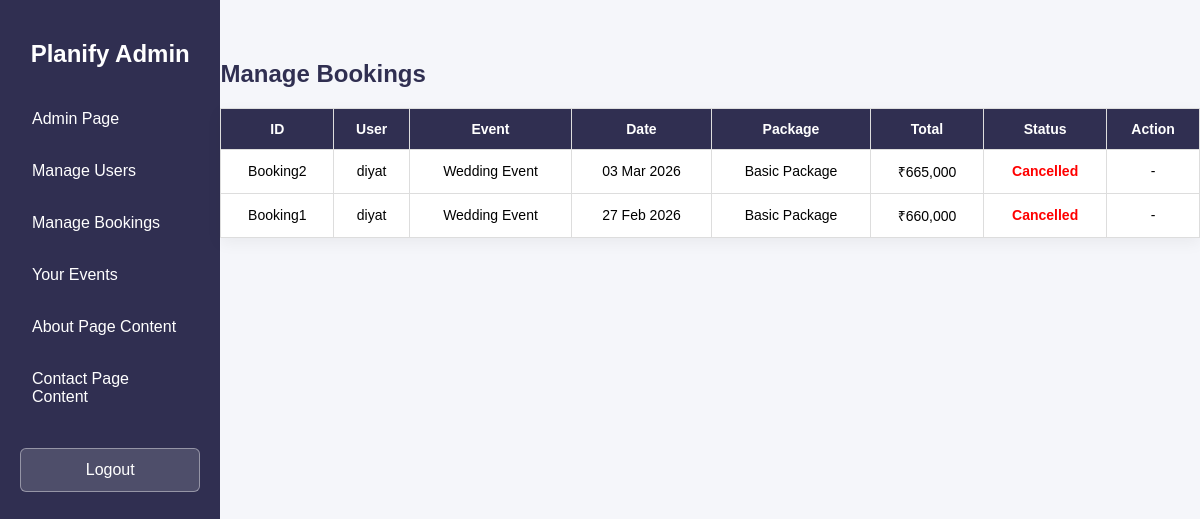
The app's page /admin/manage_bookings.php (signed in) with its own data.
### tables this page shows
CREATE TABLE `bookings` (
  `id` int(11) NOT NULL,
  `user_id` int(11) NOT NULL,
  `event_id` int(11) NOT NULL,
  `package_name` varchar(50) DEFAULT NULL,
  `package_price` decimal(10,2) DEFAULT NULL,
  `guests` int(11) DEFAULT NULL,
  `veg_qty` int(11) DEFAULT NULL,
  `nonveg_qty` int(11) DEFAULT NULL,
  `event_date` date DEFAULT NULL,
  `total_amount` decimal(10,2) DEFAULT NULL,
  `advance_amount` decimal(10,2) DEFAULT NULL,
  `remaining_amount` decimal(10,2) DEFAULT NULL,
  `status` varchar(20) DEFAULT 'Pending',
  `booking_date` timestamp NOT NULL DEFAULT current_timestamp()
);

CREATE TABLE `users` (
  `id` int(11) NOT NULL,
  `username` varchar(100) NOT NULL,
  `email` varchar(150) NOT NULL,
  `phone` varchar(15) NOT NULL,
  `password` varchar(255) NOT NULL,
  `created_at` timestamp NOT NULL DEFAULT current_timestamp()
);

CREATE TABLE `events` (
  `id` int(11) NOT NULL,
  `event_name` varchar(100) NOT NULL,
  `description` text NOT NULL,
  `image` varchar(255) DEFAULT NULL
);

### admin/manage_bookings.php (the view, shortened to what this page needs)
<?php
require_once "../config/db.php";
$query = "
SELECT
    b.id,
    b.package_name,
    b.booking_date,
    b.total_amount,
    b.status,
    u.username AS user_name,
    e.event_name
FROM bookings b
JOIN users u ON b.user_id = u.id
JOIN events e ON b.event_id = e.id
ORDER BY b.id DESC
";
$result = mysqli_query($conn, $query);
?>
<!DOCTYPE html>
<html lang="en">
<head>
    <link rel="stylesheet" href="admin.css">
</head>
<body>
    <?php include("admin_header.php"); ?>
    <?php include("admin_sidebar.php"); ?>
    <div class="container">
        <h2 class="page-title">Manage Bookings</h2>
        <table>
            <thead>
                <tr>
                    <th>ID</th>
                    <th>User</th>
                    <th>Event</th>
                    <th>Date</th>
                    <th>Package</th>
                    <th>Total</th>
                    <th>Status</th>
                    <th>Action</th>
                </tr>
            </thead>
            <tbody>
                <?php while ($row = mysqli_fetch_assoc($result)) { ?>
                    <tr>
                        <td>Booking<?php echo $row['id']; ?></td>
                        <td><?php echo htmlspecialchars($row['user_name']); ?></td>
                        <td><?php echo htmlspecialchars($row['event_name']); ?></td>
                        <td><?php echo date("d M Y", strtotime($row['booking_date'])); ?></td>
                        <td><?php echo htmlspecialchars($row['package_name']); ?></td>
                        <td>₹<?php echo number_format($row['total_amount']); ?></td>
                        <td>
                            <?php if ($row['status'] == 'Pending') { ?>
                                <span class="status-pending">Pending</span>
                            <?php } elseif ($row['status'] == 'Confirmed') { ?>
                                <span class="status-confirmed">Confirmed</span>
                            <?php } else { ?>
                                <span class="status-cancelled">Cancelled</span>
                            <?php } ?>
                        </td>
                        <td>
                            <?php if ($row['status'] == 'Pending') { ?>
                                <a href="?action=confirm&id=<?php echo $row['id']; ?>"
                                    class="btn confirm"
                                    onclick="return confirm('Confirm this booking?');">
                                    Confirm
                                </a>
                                <a href="?action=cancel&id=<?php echo $row['id']; ?>"
                                    class="btn cancel"
                                    onclick="return confirm('Cancel this booking?');">
                                    Cancel
                                </a>
                            <?php } else { ?>
                                -
                            <?php } ?>
                        </td>
                    </tr>
                <?php } ?>
            </tbody>
        </table>
    </div>
    <?php include("admin_footer.php"); ?>
</body>
</html>

### admin/admin.css (style rules this page uses)
* { padding: 0; box-sizing: border-box; font-family: 'Poppins', sans-serif; }
body { background-color: #f4f6fb; }
table { background-color: #fff; border-collapse: collapse; }
th { background-color: rgb(48, 47, 81); color: #fff; }
th, td { padding: 10px; text-align: center; }
table { background: #fff; border-collapse: collapse; }
.page-title { color: rgb(48, 47, 81); margin-bottom: 20px; }
body { font-family: Arial, sans-serif; background-color: #f5f6fa; margin: 0; padding: 0; }
.container { width: 95%; margin: 40px auto; }
table { width: 100%; border-collapse: collapse; background-color: #ffffff; box-shadow: 0 5px 15px rgba(0, 0, 0, 0.05); }
table thead { background-color: rgb(48, 47, 81); color: #ffffff; }
table th, table td { padding: 12px; text-align: center; border: 1px solid #ddd; font-size: 14px; }
.status-cancelled { color: red; font-weight: bold; }

### records on screen
bookings: id "2", user.username "diyat", event.event_name "Wedding Event", booking_date "03 Mar 2026", package_name "Basic Package", total_amount "665,000", status "Cancelled"
bookings: id "1", user.username "diyat", event.event_name "Wedding Event", booking_date "27 Feb 2026", package_name "Basic Package", total_amount "660,000", status "Cancelled"
